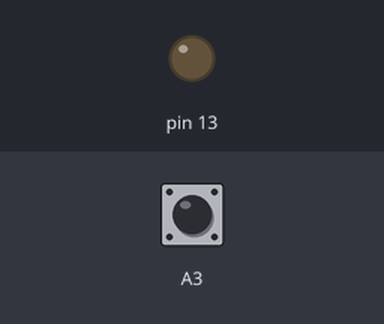
Bench run of a sketch on a simulated Arduino Uno, built with avr-gcc and run on an emulated ATmega328P. Shown: output pins drawn as LEDs (lit = HIGH). The test bench sets the inputs (shaded band); at power-on: A3 HIGH.

Above: at 1.2 s.
1.3 s: A3 pulled LOW for 0.15 s
At 1.7 s:
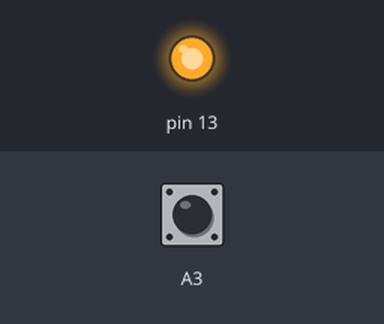
Timing chart, 0 to 4.3 s (numbered marks = the images above; inputs shaded):
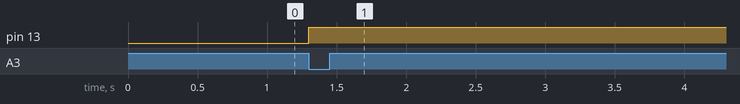

The sketch:

endstop.ino
```cpp
void setup(){
  pinMode(13, OUTPUT);
  pinMode(A3, INPUT_PULLUP);
}

void loop(){
  while (!digitalRead(A3)){
    digitalWrite(13,HIGH);
  }
}
```

Measured:
- after the input at 1.3 s, pin 13: LOW → HIGH at once
